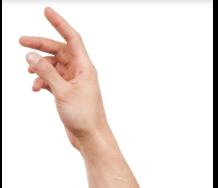
#> input picture Classifier/image.png, 218 x 188 px, given in place of the camera
$ python Segmentation_Hand.py
#> lines starting #> are read from the running program, lines starting #| are printed output that depends on the picture; after the words box and inside, x2 and y2 are one past the last pixel; in counts of white or black regions, pixels touching at a corner belong together
import cv2
import numpy as np
import time
from collections import deque

class AdvancedHandSegmenter:
    def __init__(self, adaptive_thresholds=True, history_size=5):
        self.adaptive_thresholds = adaptive_thresholds
        self.prev_frame = None
        self.contour_history = deque(maxlen=history_size)
        # Background subtractor parameters
        sensitivity_motion = 3
        self.bg_subtractor = cv2.createBackgroundSubtractorMOG2(history=500, varThreshold=sensitivity_motion, detectShadows=False)

    def create_enhanced_skin_mask(self, frame):
        # Improved color thresholds for better skin detection
        blurred = cv2.GaussianBlur(frame, (5, 5), 0)
        hsv = cv2.cvtColor(blurred, cv2.COLOR_BGR2HSV)
        ycrcb = cv2.cvtColor(blurred, cv2.COLOR_BGR2YCrCb)

        # Optimized thresholds for skin detection
        lower_hsv = np.array([0, 30, 60], dtype=np.uint8)
        upper_hsv = np.array([20, 150, 255], dtype=np.uint8)
        lower_ycrcb = np.array([0, 135, 85], dtype=np.uint8)
        upper_ycrcb = np.array([255, 180, 135], dtype=np.uint8)

        mask_hsv = cv2.inRange(hsv, lower_hsv, upper_hsv)
        mask_ycrcb = cv2.inRange(ycrcb, lower_ycrcb, upper_ycrcb)

        # Combine masks with improved weights
        combined_mask = cv2.addWeighted(mask_hsv, 0.5, mask_ycrcb, 0.5, 0)

        # Background subtraction
        fg_mask = self.bg_subtractor.apply(frame)
        combined_mask = cv2.bitwise_and(combined_mask, fg_mask)

        return combined_mask

    def smooth_contours(self, contour):
        try:
            # Interpolate points to have consistent number of points
            perimeter = cv2.arcLength(contour, True)
            complexity_of_contour = 0.1  # Smaller value for smoother contours
            epsilon = complexity_of_contour * perimeter
            approx_contour = cv2.approxPolyDP(contour, epsilon, True)

            # Ensure minimum number of points
            if len(approx_contour) < 20:
                return contour

            return approx_contour
        except:
            return contour


    def segment_hand(self, frame):
        try:
            # Create skin mask
            skin_mask = self.create_enhanced_skin_mask(frame)

            # Enhanced morphological operations
            kernel = cv2.getStructuringElement(cv2.MORPH_ELLIPSE, (5, 5))
            skin_mask = cv2.morphologyEx(skin_mask, cv2.MORPH_OPEN, kernel)
            skin_mask = cv2.morphologyEx(skin_mask, cv2.MORPH_CLOSE, kernel)

            # Find and filter contours
            """
            its important that you understand the other parameters so i will write them here for the discussion
            we can also keep playing with them but the ones that i choose worked fine so dont change it :)
            mode (second parameter)
            cv2.RETR_EXTERNAL: Only retrieves outer contours
            Other options:
            cv2.RETR_LIST: Retrieves all contours
            cv2.RETR_TREE: Retrieves all contours in hierarchy
            cv2.RETR_CCOMP: Retrieves 2-level hierarchy
            method (third parameter)

            cv2.CHAIN_APPROX_SIMPLE: Compresses horizontal, vertical, diagonal segments
            Other options:
            cv2.CHAIN_APPROX_NONE: Stores all contour points
            cv2.CHAIN_APPROX_TC89_L1: Applies Teh-Chin chain approximation
            cv2.CHAIN_APPROX_TC89_KCOS: Another Teh-Chin approximation
            """
            contours, _ = cv2.findContours(skin_mask, cv2.RETR_EXTERNAL, cv2.CHAIN_APPROX_SIMPLE)

            if contours:
                # Get largest contour assumed its the hand contour
                max_contour = max(contours, key=cv2.contourArea)

                if cv2.contourArea(max_contour) > 3000:  # Minimum area threshold
                    # Smooth contour
                    smoothed_contour = self.smooth_contours(max_contour)
                    self.contour_history.append(smoothed_contour)

                    # Create result mask
                    hand_mask = np.zeros_like(skin_mask)
                    cv2.drawContours(hand_mask, [smoothed_contour], -1, 255, -1)

                    # Apply mask to original frame
                    result = cv2.bitwise_and(frame, frame, mask=hand_mask)
                    return result, hand_mask

            return frame, skin_mask

        except Exception as e:
            print(f"Error in hand segmentation: {str(e)}")
            return frame, np.zeros_like(frame[:,:,0])

def main():
    cap = cv2.VideoCapture(0)
    segmenter = AdvancedHandSegmenter()

    while True:
        ret, frame = cap.read()
#> frame is the input picture: shape (188, 218, 3); mean B, G, R 224.4, 228.7, 238.4
        if not ret:
            break

        # Mirror frame
        frame = cv2.flip(frame, 1)
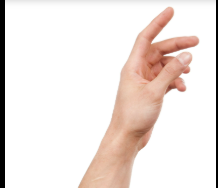
#> frame: shape (188, 218, 3); mean B, G, R 224.4, 228.7, 238.4

        # Process frame
        result, mask = segmenter.segment_hand(frame)
#> in create_enhanced_skin_mask, `blurred = cv2.GaussianBlur(frame, (5, 5), 0)`:
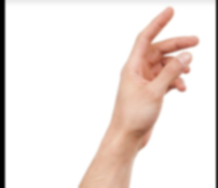
#> blurred: shape (188, 218, 3); mean B, G, R 224.5, 228.8, 238.5
#> in create_enhanced_skin_mask, `hsv = cv2.cvtColor(blurred, cv2.COLOR_BGR2HSV)`: hsv: shape (188, 218, 3); mean H, S, V 2.4, 16.8, 238.5
#> in create_enhanced_skin_mask, `ycrcb = cv2.cvtColor(blurred, cv2.COLOR_BGR2YCrCb)`: ycrcb: shape (188, 218, 3); mean of channels 0, 1, 2 231.2, 133.2, 124.2
#> in create_enhanced_skin_mask, `mask_hsv = cv2.inRange(hsv, lower_hsv, upper_hsv)`:
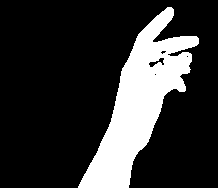
#> mask_hsv: shape (188, 218); 20.2% white; 1 white region, box (x1, y1, x2, y2) and area: (78, 7, 199, 188) 8264
#> in create_enhanced_skin_mask, `mask_ycrcb = cv2.inRange(ycrcb, lower_ycrcb, upper_ycrcb)`:
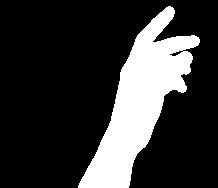
#> mask_ycrcb: shape (188, 218); 20.9% white; 1 white region
#> in create_enhanced_skin_mask, `fg_mask = self.bg_subtractor.apply(frame)`: fg_mask: shape (188, 218); every value is 255
#> in segment_hand, `contours, _ = cv2.findContours(skin_mask, cv2.RETR_EXTERNAL, cv2.CHAIN..`: contours = 1 contour; box (x1, y1, x2, y2) and area: (78, 6, 200, 188) 8354
#> in segment_hand, `max_contour = max(contours, key=cv2.contourArea)`: max_contour = contour of 271 points, box (x1, y1, x2, y2) (78, 6, 200, 188), area 8354
#> in smooth_contours, `perimeter = cv2.arcLength(contour, True)`: perimeter = 572.1
#> in smooth_contours, `epsilon = complexity_of_contour * perimeter`: epsilon = 57.21
#> in smooth_contours, `approx_contour = cv2.approxPolyDP(contour, epsilon, True)`: approx_contour = [[172, 7], [78, 187]]
#> in segment_hand, `smoothed_contour = self.smooth_contours(max_contour)`: smoothed_contour has the same summary as max_contour
#> in segment_hand, `cv2.drawContours(hand_mask, [smoothed_contour], -1, 255, -1)`: hand_mask: shape (188, 218); 21% white; 1 white region, box (x1, y1, x2, y2) and area: (78, 6, 200, 188) 8602
#> in segment_hand, `result = cv2.bitwise_and(frame, frame, mask=hand_mask)`:
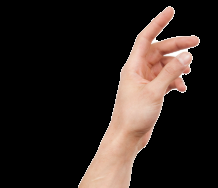
#> result: shape (188, 218, 3); mean B, G, R 31.6, 35.9, 45.6

        # Display results
        cv2.imshow("Original", frame)
        cv2.imshow("Segmented Hand", result)
        cv2.imshow("Mask", mask)

        if cv2.waitKey(1) & 0xFF == ord('q'):
#> (key q is pressed here)
            break

    cap.release()
    cv2.destroyAllWindows()

if __name__ == "__main__":
    main()
